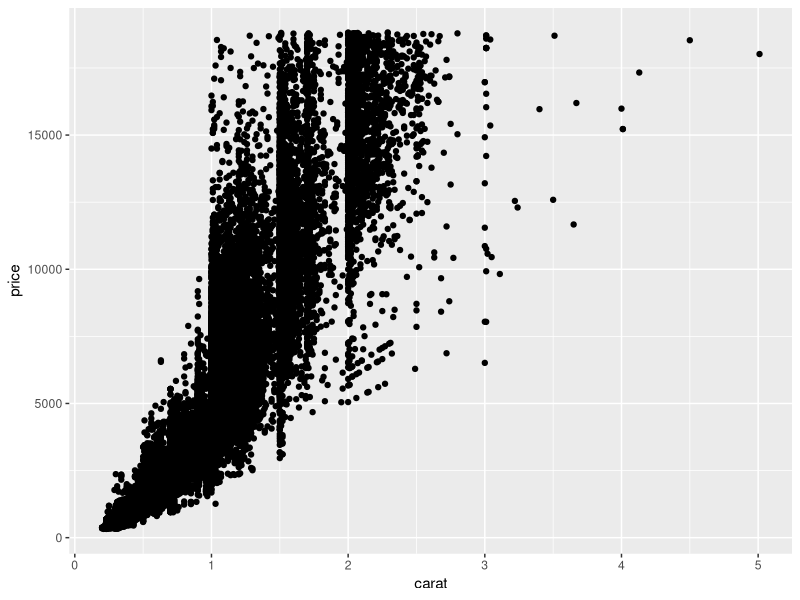
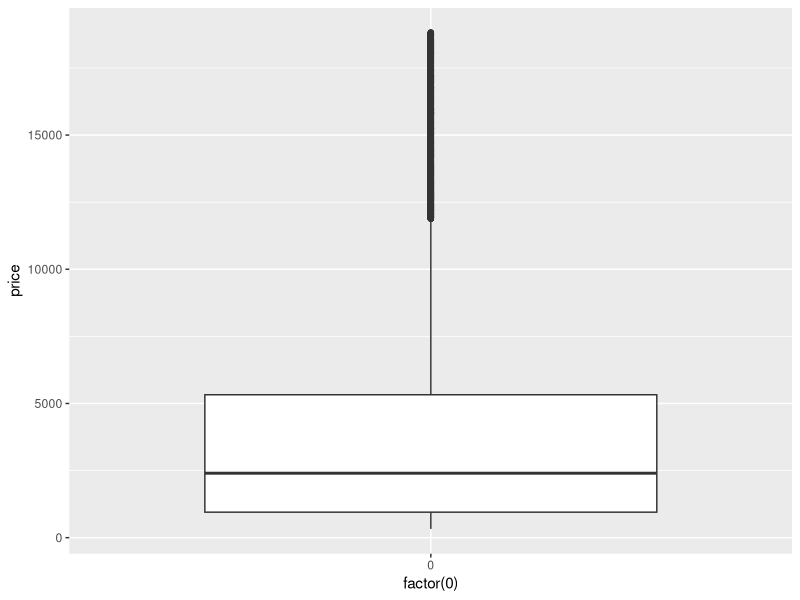
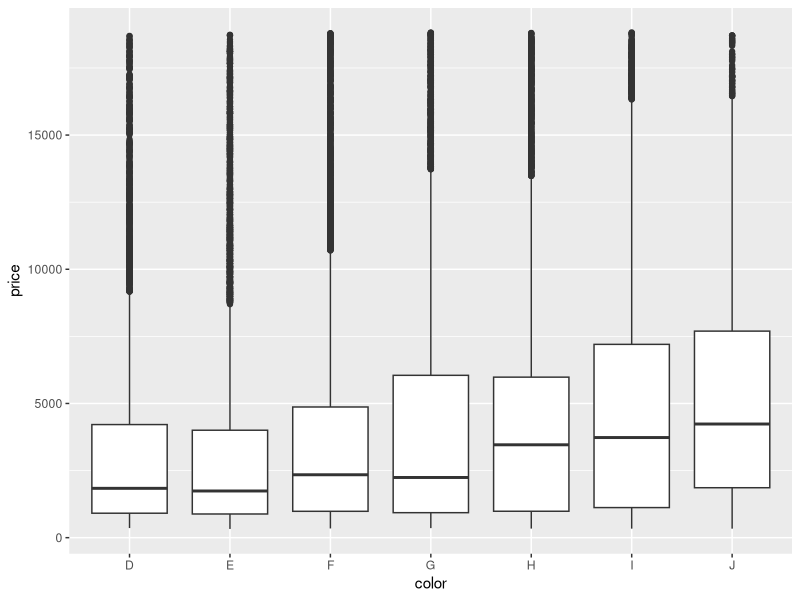
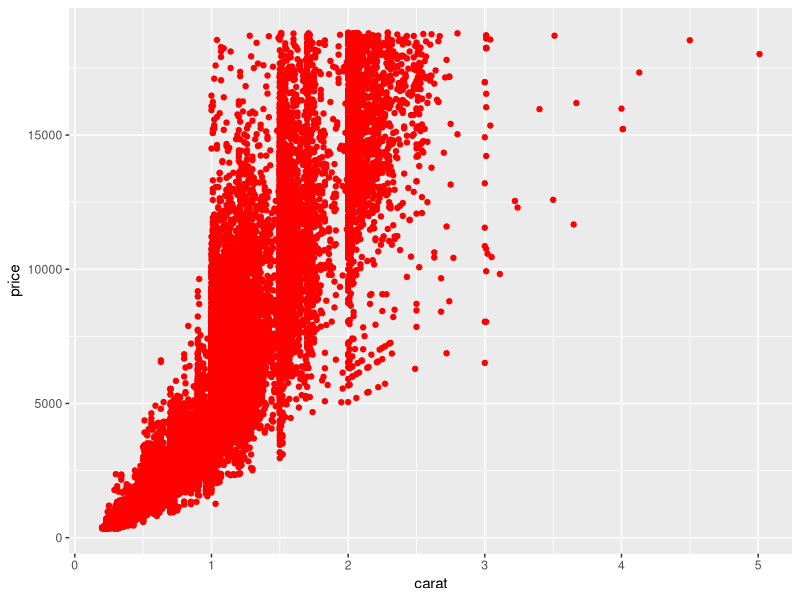
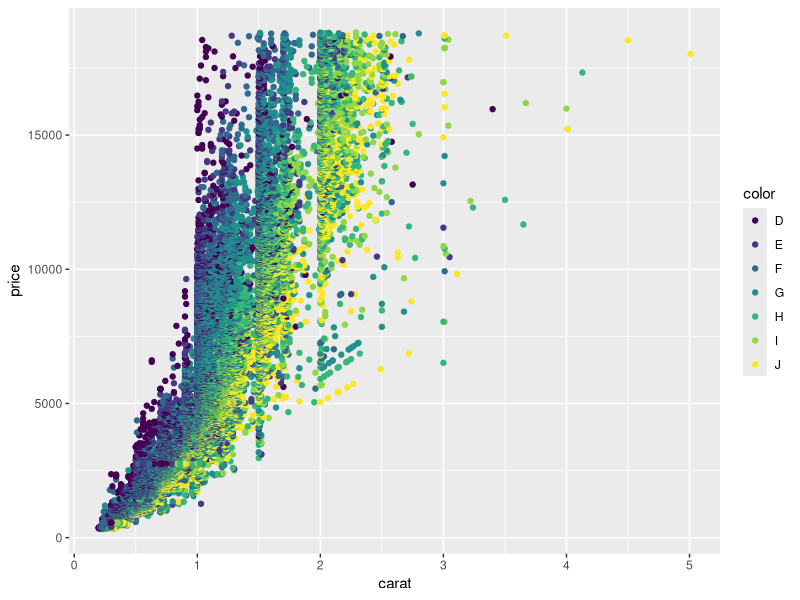

Source code (R) for these figures, in order:
## Load in library of ggplot2 functions
library(ggplot2)

# Make scatterplot in ggplot2
ggplot(data=diamonds, mapping=aes(x=carat, y=price)) + geom_point()

# Make boxplot in ggplot2
ggplot(data=diamonds, mapping=aes(x=factor(0), y=price)) + geom_boxplot()

# conclusion: worst color diamonds are more expensive than better colored diamonds
ggplot(data=diamonds, mapping=aes(x=color, y=price)) + geom_boxplot()

# Make scatterplot with >2 variables
# points turn red
ggplot(data=diamonds, mapping=aes(x=carat, y=price)) + geom_point(color="red")

# points based on color
ggplot(data=diamonds, mapping=aes(x=carat, y=price)) + geom_point(aes(color=color))
